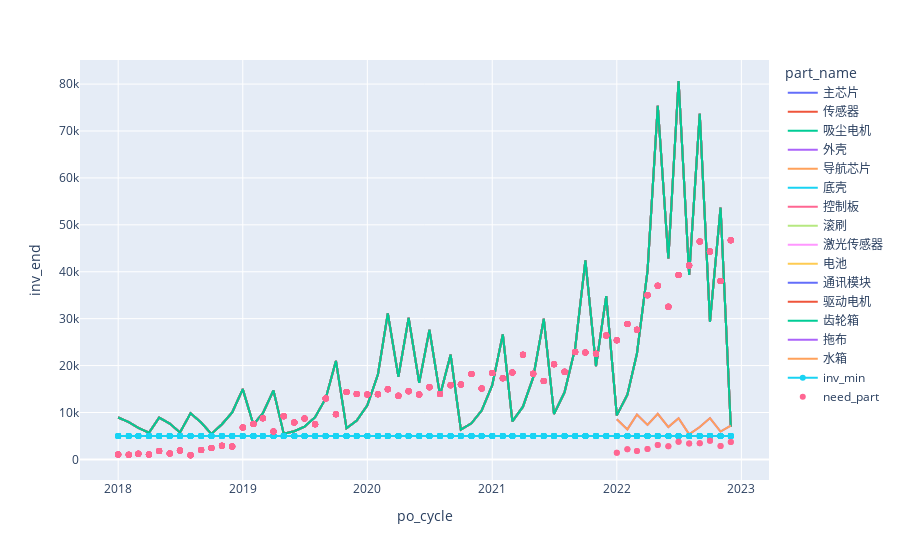

This figure's notebook cell:
### Markdown cell above
# 查看Inv状态

### Code cell
# plot inventory status
fig = px.line(df_po_sum, x='po_cycle', y='inv_end', color='part_name')
# add inv_min
fig.add_trace(go.Scatter(x=df_po_sum['po_cycle'], y=df_po_sum['inv_min'], mode='lines+markers', name='inv_min'))

# add need part
fig.add_trace(go.Scatter(x=df_po_sum['po_cycle'], y=df_po_sum['need_part'], mode='markers', name='need_part'))

fig
